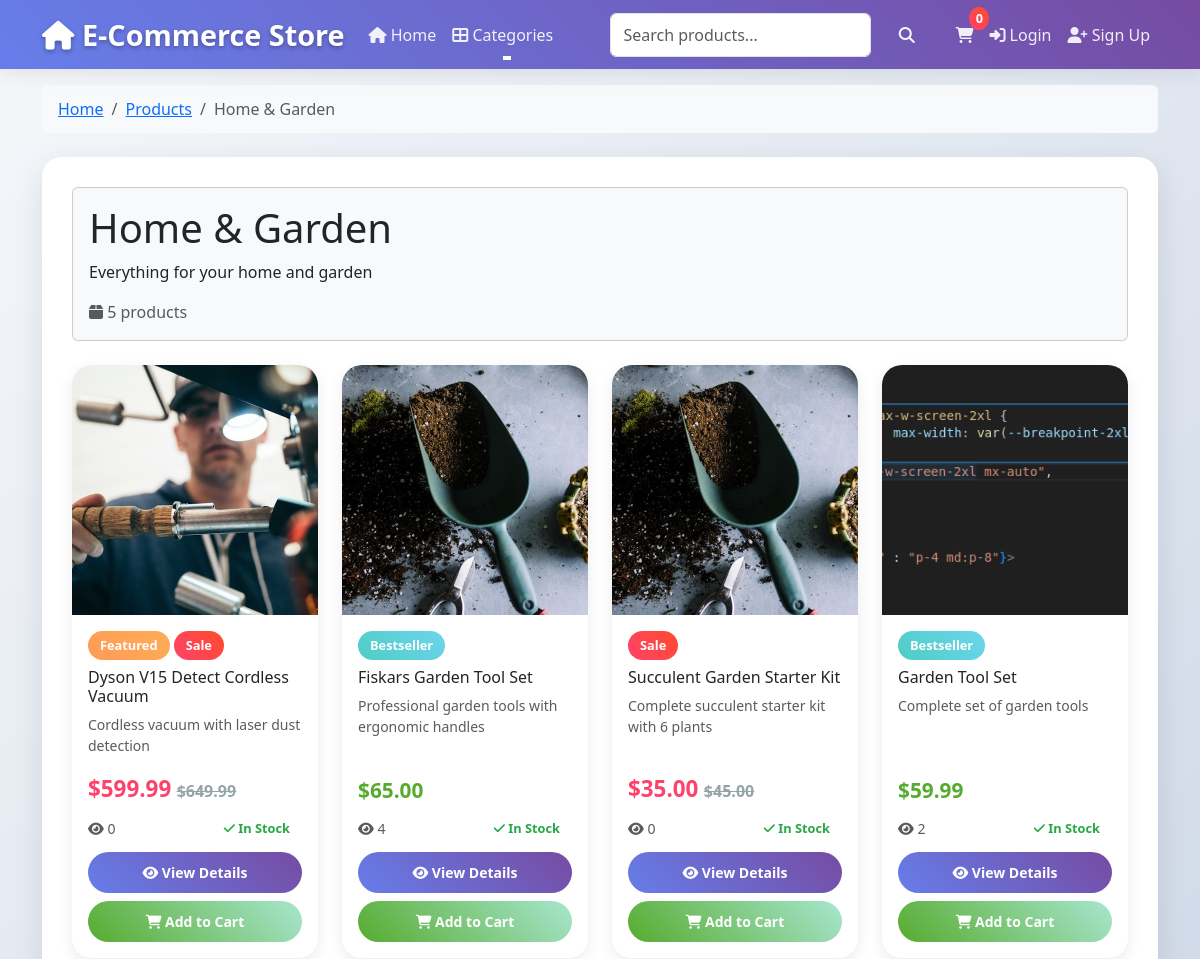
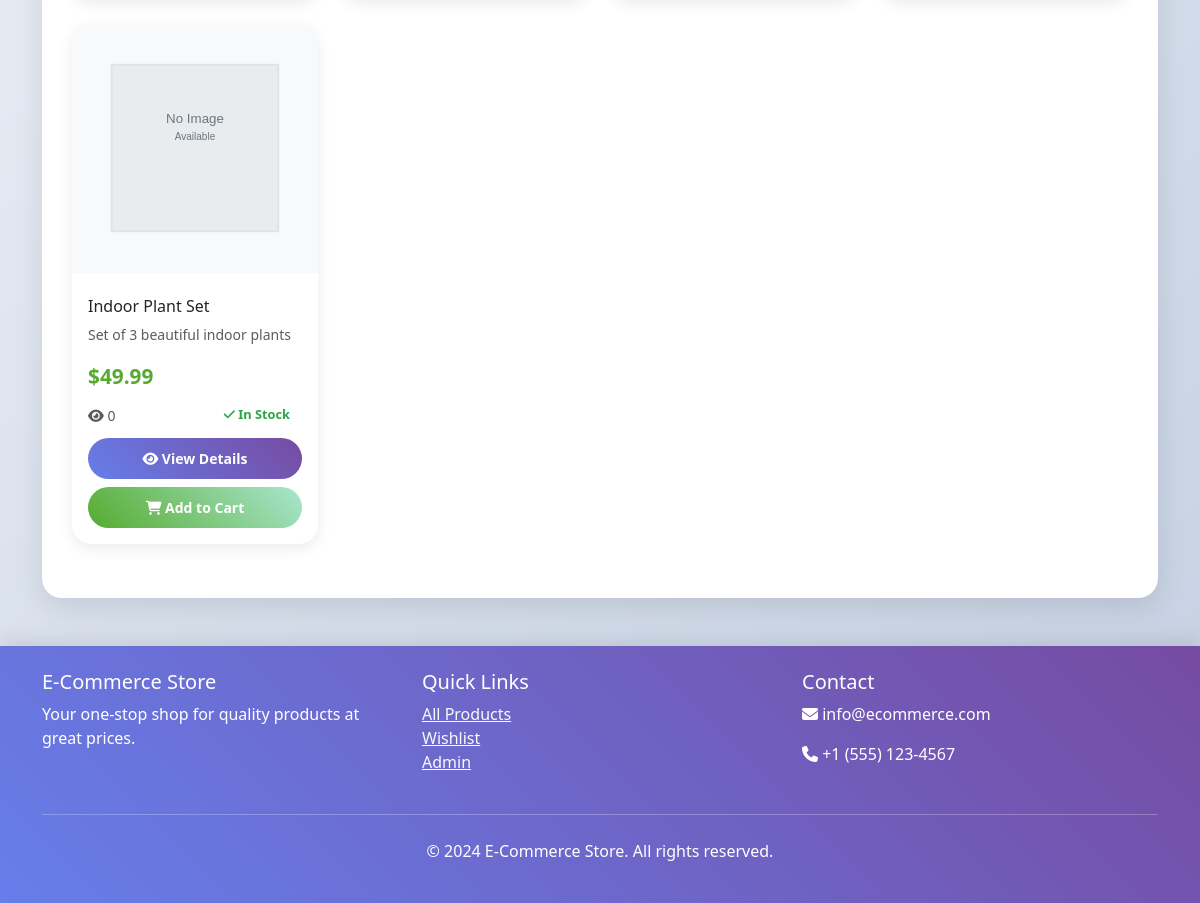
The page /category/home-garden/ on the database its author committed (2 pictures, top to bottom).
### store/models.py (models this page shows, shortened)
class Category(models.Model):
    name = models.CharField(max_length=100, unique=True)
    slug = models.SlugField(max_length=100, unique=True, blank=True)
    description = models.TextField(blank=True)
    image = models.ImageField(upload_to="categories/", blank=True, null=True)
    parent = models.ForeignKey(
        "self", on_delete=models.CASCADE, blank=True, null=True, related_name="children"
    )
    sort_order = models.PositiveIntegerField(default=0, help_text="Order for display")
    is_active = models.BooleanField(default=True)
    created_at = models.DateTimeField(auto_now_add=True)
    updated_at = models.DateTimeField(auto_now=True)
    class Meta:
        verbose_name_plural = "Categories"
        ordering = ["sort_order", "name"]
    def get_absolute_url(self):
        return reverse("store:category_detail", kwargs={"slug": self.slug})

class Product(models.Model):
    name = models.CharField(
        max_length=200, help_text="Product name (max 200 characters)"
    )
    slug = models.SlugField(
        max_length=200,
        unique=True,
        blank=True,
        help_text="URL-friendly product identifier",
    )
    description = models.TextField(help_text="Detailed product description")
    short_description = models.CharField(
        max_length=500, blank=True, help_text="Brief product summary"
    )
    price = models.DecimalField(
        max_digits=10,
        decimal_places=2,
        validators=[MinValueValidator(0.01)],
        help_text="Product price (minimum $0.01)",
    )
    sale_price = models.DecimalField(
        max_digits=10,
        decimal_places=2,
        blank=True,
        null=True,
        validators=[MinValueValidator(0.01)],
        help_text="Sale price (optional)",
    )
    stock_quantity = models.PositiveIntegerField(
        default=0, help_text="Available stock quantity"
    )
    is_in_stock = models.BooleanField(
        default=True, help_text="Product availability status"
    )
    low_stock_threshold = models.PositiveIntegerField(
        default=5, help_text="Stock level to trigger low stock alerts"
    )
    category = models.ForeignKey(
        Category,
        on_delete=models.CASCADE,
        related_name="products",
        help_text="Product category",
    )
    tags = models.ManyToManyField("ProductTag", blank=True, related_name="products")
    main_image = models.ImageField(
        upload_to="products/main/", help_text="Primary product image"
    )
    is_active = models.BooleanField(default=True, help_text="Product visibility status")
    is_featured = models.BooleanField(
        default=False, help_text="Featured product status"
    )
    is_bestseller = models.BooleanField(
        default=False, help_text="Bestseller product status"
    )
    meta_title = models.CharField(max_length=60, blank=True, help_text="SEO meta title")
    meta_description = models.CharField(
        max_length=160, blank=True, help_text="SEO meta description"
    )
    view_count = models.PositiveIntegerField(
        default=0, help_text="Product view counter"
    )
    created_at = models.DateTimeField(auto_now_add=True)
    updated_at = models.DateTimeField(auto_now=True)
    class Meta:
        ordering = ["-created_at"]
        verbose_name = "Product"
        verbose_name_plural = "Products"
        indexes = [
            models.Index(fields=["name"]),
            models.Index(fields=["category"]),
            models.Index(fields=["is_active"]),
            models.Index(fields=["price"]),
            models.Index(fields=["created_at"]),
        ]
    def get_absolute_url(self):
        return reverse("store:product_detail", kwargs={"slug": self.slug})
    @property
    def is_on_sale(self):
        return bool(self.sale_price and self.sale_price < self.price)

### store/views.py (the view)
class CategoryDetailView(DetailView):
    model = Category
    template_name = "store/category_detail.html"
    context_object_name = "category"
    slug_url_kwarg = "slug"
    def get_queryset(self):
        return Category.objects.filter(is_active=True)
    def get_context_data(self, **kwargs):
        context = super().get_context_data(**kwargs)
        category = self.get_object()
        products = (
            Product.objects.filter(category=category, is_active=True)
            .select_related("category")
            .prefetch_related("tags")
        )
        paginator = Paginator(products, settings.PRODUCTS_PER_PAGE)
        page = self.request.GET.get("page")
        try:
            products_page = paginator.page(page)
        except PageNotAnInteger:
            products_page = paginator.page(1)
        except EmptyPage:
            products_page = paginator.page(paginator.num_pages)
        context["products"] = products_page
        context["is_paginated"] = products_page.has_other_pages()
        context["subcategories"] = category.children.filter(is_active=True)
        context["breadcrumbs"] = [
            {"name": "Home", "url": "/"},
            {"name": "Products", "url": reverse("store:product_list")},
            {"name": category.name, "url": category.get_absolute_url()},
        ]
        return context

### templates/store/category_detail.html (shortened to what this page needs)
{% extends 'base.html' %}
{% load static %}
{% block content %}
<div class="row mb-4">
    <div class="col-12">
        <div class="card bg-light">
            <div class="card-body">
                <div class="row align-items-center">
                    <div class="col-md-8">
                        <h1 class="card-title mb-2">{{ category.name }}</h1>
                        {% if category.description %}
                            <p class="card-text">{{ category.description }}</p>
                        {% endif %}
                        <div class="text-muted">
                            <i class="fas fa-box"></i> {{ products.paginator.count }} product{{ products.paginator.count|pluralize }}
                        </div>
                    </div>
                </div>
            </div>
        </div>
    </div>
</div>
{% if products %}
<div class="row">
    {% for product in products %}
    <div class="col-lg-3 col-md-4 col-sm-6 mb-4">
        <div class="card product-card h-100">
            {% if product.main_image %}
                <img src="{{ product.main_image.url }}" class="card-img-top product-image" alt="{{ product.name }}">
            {% else %}
                <img src="{% static 'images/no-image.svg' %}" class="card-img-top product-image" alt="{{ product.name }}">
            {% endif %}
            <div class="card-body d-flex flex-column">
                <div class="mb-2">
                    {% if product.is_featured %}
                        <span class="badge badge-featured">Featured</span>
                    {% endif %}
                    {% if product.is_bestseller %}
                        <span class="badge badge-bestseller">Bestseller</span>
                    {% endif %}
                    {% if product.is_on_sale %}
                        <span class="badge badge-sale">Sale</span>
                    {% endif %}
                </div>
                <h6 class="card-title">{{ product.name }}</h6>
                <p class="card-text text-muted small">{{ product.short_description|truncatewords:10 }}</p>
                <div class="mt-auto">
                    <div class="price mb-2">
                        {% if product.is_on_sale %}
                            <span class="sale-price">${{ product.sale_price }}</span>
                            <span class="original-price">${{ product.price }}</span>
                        {% else %}
                            <span>${{ product.price }}</span>
                        {% endif %}
                    </div>
                    <div class="d-flex justify-content-between align-items-center mb-2">
                        <small class="text-muted">
                            <i class="fas fa-eye"></i> {{ product.view_count }}
                        </small>
                        <span class="badge stock-badge {% if product.is_in_stock %}in-stock{% else %}out-of-stock{% endif %}">
                            {% if product.is_in_stock %}
                                <i class="fas fa-check"></i> In Stock
                            {% else %}
                                <i class="fas fa-times"></i> Out of Stock
                            {% endif %}
                        </span>
                    </div>
                    <div class="d-grid gap-2">
                        <a href="{{ product.get_absolute_url }}" class="btn btn-primary btn-sm">
                            <i class="fas fa-eye"></i> View Details
                        </a>
                        {% if product.is_in_stock %}
                            <button class="btn btn-success btn-sm" onclick="addToCart({{ product.id }})">
                                <i class="fas fa-shopping-cart"></i> Add to Cart
                            </button>
                        {% else %}
                            <button class="btn btn-secondary btn-sm" disabled>
                                <i class="fas fa-times"></i> Out of Stock
                            </button>
                        {% endif %}
                    </div>
                </div>
            </div>
        </div>
    </div>
    {% endfor %}
</div>
{% endif %}
{% endblock %}

### templates/base.html (shortened to what this page needs)
<!DOCTYPE html>
<html lang="en">
<head>
    <link href="https://cdn.jsdelivr.net/npm/bootstrap@5.3.0/dist/css/bootstrap.min.css" rel="stylesheet">
    <link href="https://cdnjs.cloudflare.com/ajax/libs/font-awesome/6.4.0/css/all.min.css" rel="stylesheet">
</head>
<body>
    <nav class="navbar navbar-expand-lg navbar-dark bg-dark">
        <div class="container">
            <a class="navbar-brand" href="{% url 'store:home' %}">
                <i class="fas fa-home"></i> E-Commerce Store
            </a>
            <div class="collapse navbar-collapse" id="navbarNav">
                <ul class="navbar-nav me-auto">
                    <li class="nav-item">
                        <a class="nav-link" href="{% url 'store:product_list' %}">
                            <i class="fas fa-home"></i> Home
                        </a>
                    </li>
                    <li class="nav-item dropdown">
                        <a class="nav-link dropdown-toggle" href="#" role="button" data-bs-toggle="dropdown">
                            <i class="fas fa-th-large"></i> Categories
                        </a>
                    </li>
                </ul>
                <form class="d-flex search-form me-3" method="get" action="{% url 'store:search' %}">
                    <input class="form-control me-2" type="search" name="search" placeholder="Search products..."
                           value="{{ request.GET.search }}" aria-label="Search">
                    <button class="btn btn-outline-light" type="submit">
                        <i class="fas fa-search"></i>
                    </button>
                </form>
                <ul class="navbar-nav">
                    <li class="nav-item">
                        <a class="nav-link" href="{% url 'store:cart_list' %}" id="cart-link">
                            <i class="fas fa-shopping-cart"></i>
                            <span class="cart-count">0</span>
                        </a>
                    </li>
                    {% if user.is_authenticated %}
                        <li class="nav-item">
                            <a class="nav-link" href="{% url 'store:wishlist' %}">
                                <i class="fas fa-heart"></i> Wishlist
                            </a>
                        </li>
                        <li class="nav-item dropdown">
                            <a class="nav-link dropdown-toggle" href="#" role="button" data-bs-toggle="dropdown">
                                <i class="fas fa-user"></i> {{ user.first_name|default:user.username }}
                            </a>
                            <ul class="dropdown-menu">
                                <li><a class="dropdown-item" href="{% url 'store:profile_detail' %}">
                                    <i class="fas fa-user-circle"></i> My Profile
                                </a></li>
                                <li><a class="dropdown-item" href="{% url 'store:address_list' %}">
                                    <i class="fas fa-map-marker-alt"></i> Addresses
                                </a></li>
                                <li><a class="dropdown-item" href="{% url 'store:payment_method_list' %}">
                                    <i class="fas fa-credit-card"></i> Payment Methods
                                </a></li>
                                <li><hr class="dropdown-divider"></li>
                                <li><a class="dropdown-item" href="{% url 'admin:index' %}">
                                    <i class="fas fa-cog"></i> Admin
                                </a></li>
                                <li><hr class="dropdown-divider"></li>
                                <li><a class="dropdown-item" href="{% url 'store:logout' %}">
                                    <i class="fas fa-sign-out-alt"></i> Logout
                                </a></li>
                            </ul>
                        </li>
                    {% else %}
                        <li class="nav-item">
                            <a class="nav-link" href="{% url 'store:login' %}">
                                <i class="fas fa-sign-in-alt"></i> Login
                            </a>
                        </li>
                        <li class="nav-item">
                            <a class="nav-link" href="{% url 'store:signup' %}">
                                <i class="fas fa-user-plus"></i> Sign Up
                            </a>
                        </li>
                    {% endif %}
                </ul>
            </div>
        </div>
    </nav>
    {% if breadcrumbs %}
    <div class="container mt-3">
        <nav aria-label="breadcrumb">
            <ol class="breadcrumb">
                {% for breadcrumb in breadcrumbs %}
                    {% if forloop.last %}
                        <li class="breadcrumb-item active" aria-current="page">{{ breadcrumb.name }}</li>
                    {% else %}
                        <li class="breadcrumb-item"><a href="{{ breadcrumb.url }}">{{ breadcrumb.name }}</a></li>
                    {% endif %}
                {% endfor %}
            </ol>
        </nav>
    </div>
    {% endif %}
    <main class="container mt-4">
        <div class="main-content">
            {% block content %}{% endblock %}
        </div>
    </main>
    <footer class="footer mt-5 py-4">
        <div class="container">
            <div class="row">
                <div class="col-md-4">
                    <h5>E-Commerce Store</h5>
                    <p>Your one-stop shop for quality products at great prices.</p>
                </div>
                <div class="col-md-4">
                    <h5>Quick Links</h5>
                    <ul class="list-unstyled">
                        <li><a href="{% url 'store:product_list' %}" class="text-light">All Products</a></li>
                        <li><a href="{% url 'store:wishlist' %}" class="text-light">Wishlist</a></li>
                        <li><a href="{% url 'admin:index' %}" class="text-light">Admin</a></li>
                    </ul>
                </div>
                <div class="col-md-4">
                    <h5>Contact</h5>
                    <p><i class="fas fa-envelope"></i> info@ecommerce.com</p>
                    <p><i class="fas fa-phone"></i> +1 (555) 123-4567</p>
                </div>
            </div>
            <hr class="my-4">
            <div class="text-center">
                <p>&copy; 2024 E-Commerce Store. All rights reserved.</p>
            </div>
        </div>
    </footer>
</body>
</html>

### rows shown on the page
Category: name "Home & Garden", name "Home & Garden", description "Everything for your home and garden"
Product: main_image (picture), is_featured "Featured", shows "Sale", name "Dyson V15 Detect Cordless Vacuum", short_description "Cordless vacuum with laser dust detection", sale_price "599.99", price "649.99", view_count "0", is_in_stock True (drawn)
Product: main_image (picture), is_bestseller "Bestseller", name "Fiskars Garden Tool Set", short_description "Professional garden tools with ergonomic handles", price "65.00", view_count "4", is_in_stock True (drawn)
Product: main_image (picture), shows "Sale", name "Succulent Garden Starter Kit", short_description "Complete succulent starter kit with 6 plants", sale_price "35.00", price "45.00", view_count "0", is_in_stock True (drawn)
Product: main_image (picture), is_bestseller "Bestseller", name "Garden Tool Set", short_description "Complete set of garden tools", price "59.99", view_count "2", is_in_stock True (drawn)
Product: name "Indoor Plant Set", short_description "Set of 3 beautiful indoor plants", price "49.99", view_count "0", is_in_stock True (drawn)

### other values the page prints
{{ breadcrumb.name }} "Home" "Products"
{{ products.paginator.count }} "5"
